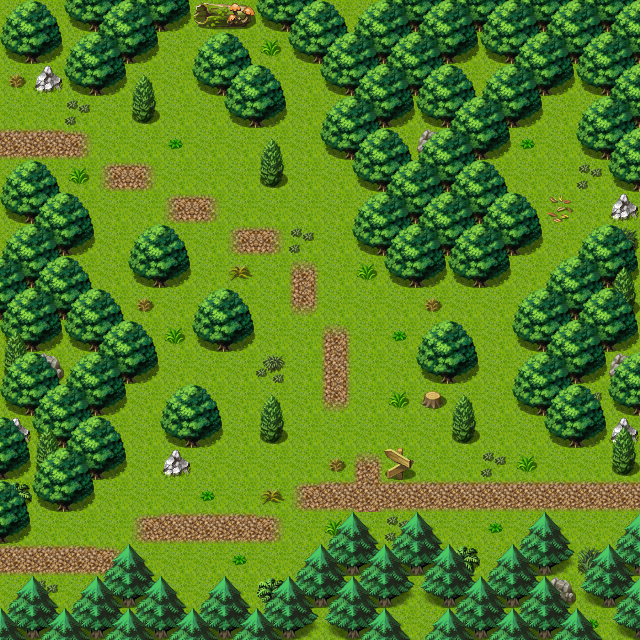

Rendered tile map (Tiled .tmx) drawn with the repository's tilesets; below, a short description and the map source with its tile grids summarised:
An orthogonal 20x20 tile map with 32x32 px tiles, 3 tile layers (Ground, Objects, Above), 1 hidden layer not drawn, 40 tilesets and 8 objects (4x spawn, 3x mapchange, sign).

<map version="1.0" orientation="orthogonal" width="20" height="20" tilewidth="32" tileheight="32">
 <properties>
  <property name="outside" value="1" />
 </properties>
 <tileset firstgid="1" name="map_bed_1" tilewidth="32" tileheight="32">
  <image source="../drawable/map_bed_1.png" width="512" height="256" />
 </tileset>
 <tileset firstgid="129" name="map_border_1" tilewidth="32" tileheight="32">
  <image source="../drawable/map_border_1.png" width="512" height="256" />
 </tileset>
 <tileset firstgid="257" name="map_bridge_1" tilewidth="32" tileheight="32">
  <image source="../drawable/map_bridge_1.png" width="512" height="256" />
 </tileset>
 <tileset firstgid="385" name="map_broken_1" tilewidth="32" tileheight="32">
  <image source="../drawable/map_broken_1.png" width="512" height="256" />
 </tileset>
 <tileset firstgid="513" name="map_cavewall_1" tilewidth="32" tileheight="32">
  <image source="../drawable/map_cavewall_1.png" width="576" height="192" />
 </tileset>
 <tileset firstgid="621" name="map_cavewall_2" tilewidth="32" tileheight="32">
  <image source="../drawable/map_cavewall_2.png" width="576" height="192" />
 </tileset>
 <tileset firstgid="729" name="map_cavewall_3" tilewidth="32" tileheight="32">
  <image source="../drawable/map_cavewall_3.png" width="576" height="192" />
 </tileset>
 <tileset firstgid="837" name="map_chair_table_1" tilewidth="32" tileheight="32">
  <image source="../drawable/map_chair_table_1.png" width="512" height="256" />
 </tileset>
 <tileset firstgid="965" name="map_crate_1" tilewidth="32" tileheight="32">
  <image source="../drawable/map_crate_1.png" width="512" height="256" />
 </tileset>
 <tileset firstgid="1093" name="map_cupboard_1" tilewidth="32" tileheight="32">
  <image source="../drawable/map_cupboard_1.png" width="512" height="256" />
 </tileset>
 <tileset firstgid="1221" name="map_curtain_1" tilewidth="32" tileheight="32">
  <image source="../drawable/map_curtain_1.png" width="512" height="256" />
 </tileset>
 <tileset firstgid="1349" name="map_entrance_1" tilewidth="32" tileheight="32">
  <image source="../drawable/map_entrance_1.png" width="512" height="256" />
 </tileset>
 <tileset firstgid="1477" name="map_fence_1" tilewidth="32" tileheight="32">
  <image source="../drawable/map_fence_1.png" width="512" height="256" />
 </tileset>
 <tileset firstgid="1605" name="map_fence_2" tilewidth="32" tileheight="32">
  <image source="../drawable/map_fence_2.png" width="512" height="256" />
 </tileset>
 <tileset firstgid="1733" name="map_ground_1" tilewidth="32" tileheight="32">
  <image source="../drawable/map_ground_1.png" width="512" height="256" />
 </tileset>
 <tileset firstgid="1861" name="map_ground_2" tilewidth="32" tileheight="32">
  <image source="../drawable/map_ground_2.png" width="512" height="256" />
 </tileset>
 <tileset firstgid="1989" name="map_ground_3" tilewidth="32" tileheight="32">
  <image source="../drawable/map_ground_3.png" width="512" height="256" />
 </tileset>
 <tileset firstgid="2117" name="map_ground_4" tilewidth="32" tileheight="32">
  <image source="../drawable/map_ground_4.png" width="512" height="256" />
 </tileset>
 <tileset firstgid="2245" name="map_ground_5" tilewidth="32" tileheight="32">
  <image source="../drawable/map_ground_5.png" width="512" height="256" />
 </tileset>
 <tileset firstgid="2373" name="map_ground_6" tilewidth="32" tileheight="32">
  <image source="../drawable/map_ground_6.png" width="512" height="256" />
 </tileset>
 <tileset firstgid="2501" name="map_ground_7" tilewidth="32" tileheight="32">
  <image source="../drawable/map_ground_7.png" width="512" height="256" />
 </tileset>
 <tileset firstgid="2629" name="map_ground_8" tilewidth="32" tileheight="32">
  <image source="../drawable/map_ground_8.png" width="512" height="256" />
 </tileset>
 <tileset firstgid="2757" name="map_indoor_1" tilewidth="32" tileheight="32">
  <image source="../drawable/map_indoor_1.png" width="512" height="256" />
 </tileset>
 <tileset firstgid="2885" name="map_kitchen_1" tilewidth="32" tileheight="32">
  <image source="../drawable/map_kitchen_1.png" width="512" height="256" />
 </tileset>
 <tileset firstgid="3013" name="map_outdoor_1" tilewidth="32" tileheight="32">
  <image source="../drawable/map_outdoor_1.png" width="512" height="256" />
 </tileset>
 <tileset firstgid="3141" name="map_pillar_1" tilewidth="32" tileheight="32">
  <image source="../drawable/map_pillar_1.png" width="512" height="256" />
 </tileset>
 <tileset firstgid="3269" name="map_plant_1" tilewidth="32" tileheight="32">
  <image source="../drawable/map_plant_1.png" width="512" height="256" />
 </tileset>
 <tileset firstgid="3397" name="map_rock_1" tilewidth="32" tileheight="32">
  <image source="../drawable/map_rock_1.png" width="512" height="256" />
 </tileset>
 <tileset firstgid="3525" name="map_roof_1" tilewidth="32" tileheight="32">
  <image source="../drawable/map_roof_1.png" width="512" height="256" />
 </tileset>
 <tileset firstgid="3653" name="map_roof_2" tilewidth="32" tileheight="32">
  <image source="../drawable/map_roof_2.png" width="512" height="256" />
 </tileset>
 <tileset firstgid="3781" name="map_shop_1" tilewidth="32" tileheight="32">
  <image source="../drawable/map_shop_1.png" width="512" height="256" />
 </tileset>
 <tileset firstgid="3909" name="map_sign_ladder_1" tilewidth="32" tileheight="32">
  <image source="../drawable/map_sign_ladder_1.png" width="512" height="256" />
 </tileset>
 <tileset firstgid="4037" name="map_table_1" tilewidth="32" tileheight="32">
  <image source="../drawable/map_table_1.png" width="512" height="256" />
 </tileset>
 <tileset firstgid="4165" name="map_trail_1" tilewidth="32" tileheight="32">
  <image source="../drawable/map_trail_1.png" width="512" height="256" />
 </tileset>
 <tileset firstgid="4293" name="map_tree_1" tilewidth="32" tileheight="32">
  <image source="../drawable/map_tree_1.png" width="512" height="256" />
 </tileset>
 <tileset firstgid="4421" name="map_wall_1" tilewidth="32" tileheight="32">
  <image source="../drawable/map_wall_1.png" width="512" height="256" />
 </tileset>
 <tileset firstgid="4549" name="map_wall_2" tilewidth="32" tileheight="32">
  <image source="../drawable/map_wall_2.png" width="480" height="256" />
 </tileset>
 <tileset firstgid="4669" name="map_wall_3" tilewidth="32" tileheight="32">
  <image source="../drawable/map_wall_3.png" width="480" height="256" />
 </tileset>
 <tileset firstgid="4789" name="map_window_1" tilewidth="32" tileheight="32">
  <image source="../drawable/map_window_1.png" width="512" height="256" />
 </tileset>
 <tileset firstgid="4917" name="map_window_2" tilewidth="32" tileheight="32">
  <image source="../drawable/map_window_2.png" width="512" height="256" />
 </tileset>
 <layer name="Ground" width="20" height="20">
  <data>[400 cells, 400 non-empty, 3 distinct tile ids]</data>
 </layer>
 <layer name="Objects" width="20" height="20">
  <data>[400 cells, 189 non-empty, 29 distinct tile ids]</data>
 </layer>
 <layer name="Above" width="20" height="20">
  <data>[400 cells, 79 non-empty, 5 distinct tile ids]</data>
 </layer>
 <layer name="Walkable" width="20" height="20" visible="0">
  <data>[400 cells, 199 non-empty, 1 distinct tile ids]</data>
 </layer>
 <objectgroup name="Mapevents" width="20" height="20" visible="0">
  <object name="nw" type="mapchange" x="0" y="64" width="32" height="128">
   <properties>
    <property name="map" value="fallhaven_se" />
    <property name="place" value="east" />
   </properties>
  </object>
  </objectgroup>
 <objectgroup name="Spawn" width="20" height="20" visible="0">
  <!-- 4 objects omitted --></objectgroup>
 <objectgroup name="Keys" width="20" height="20" visible="0" />
</map>
<!-- 7 of 8 objects omitted -->
